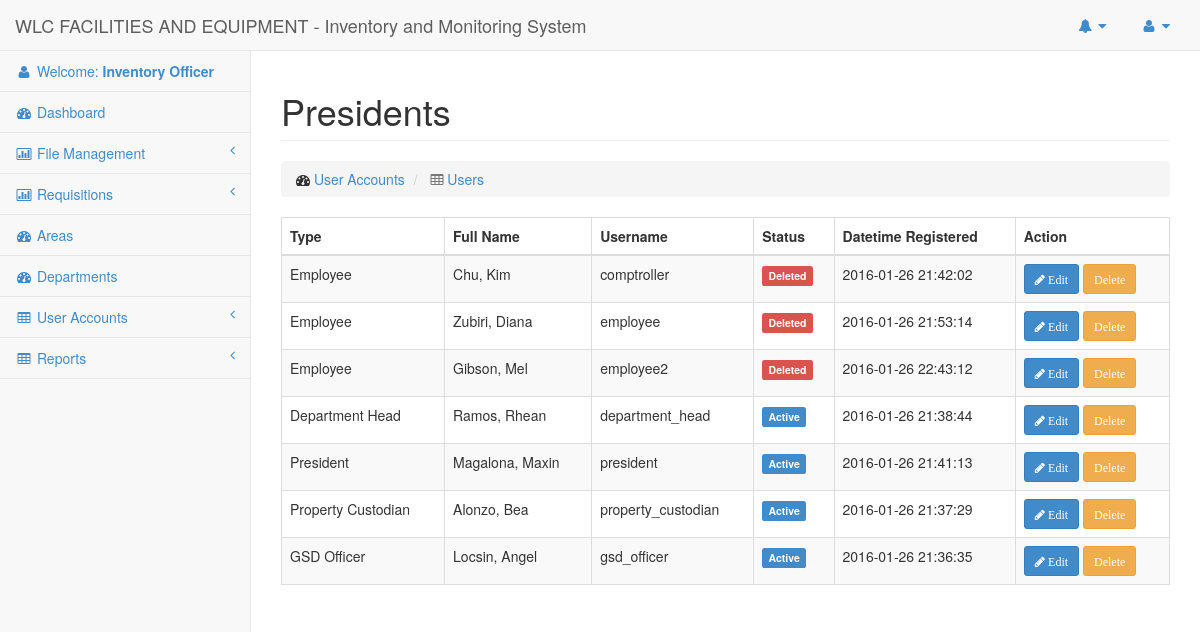
The app's page /Pages/Users/list.php (signed in) with its own data.
### tables this page shows
CREATE TABLE `users` (
  `id` int(50) NOT NULL AUTO_INCREMENT,
  `email` varchar(100) NOT NULL,
  `password` varchar(100) NOT NULL,
  `lastname` varchar(100) NOT NULL,
  `firstname` varchar(100) NOT NULL,
  `middlename` varchar(50) NOT NULL,
  `status` enum('Active','Inactive','Deleted') NOT NULL,
  `type` varchar(30) NOT NULL,
  `datetime_added` datetime NOT NULL,
  `datetime_updated` varchar(45) NOT NULL,
  `datetime_deleted` varchar(45) NOT NULL,
  `department_id` int(11) NOT NULL,
  PRIMARY KEY (`id`),
  UNIQUE KEY `user_id` (`id`),
  UNIQUE KEY `user_id_2` (`id`),
  UNIQUE KEY `user_id_3` (`id`)
);

### Config/DbConnection.php (called while the page is built, shortened)
<?php
Class DbConnection{
	private static $_instance;
	public static function connect() {
		if(!self::$_instance) {
			self::$_instance = new self();
		}
		return self::$_instance;
	}
	private function __construct() {
		$this->_connection = new mysqli(Constant::DB_HOST, Constant::DB_USER,
			Constant::DB_PASS, Constant::DB_NAME);
	}
	public function getConnection() {
		return $this->_connection;
	}
}

### Repositories/Base.php (called while the page is built, shortened)
<?php
Class Base {
	public $connection = '';
	public function __construct()
	{
		$this->connection = DbConnection::connect()->getConnection();
	}
	public function getAll($columns = null, $where = null)
	{
		$sql = '';
		if ($columns) {
			$sql = 'SELECT '.implode(',', $columns).' FROM '.$this->table;
		} else {
			$sql = 'SELECT * FROM '.$this->table;
		}
		$data = $this->connection->query($sql);
		return $data;
	}
}
?>

### Utilities/RequesterUtility.php (called while the page is built)
<?php
Class RequesterUtility
{
	public static function getFullName($data)
	{
		return ucwords($data['user_lastname']).', '.ucwords($data['user_firstname']).' ';
	}
}

### Core/Link.php (called while the page is built)
<?php
Class Link
{
	public static function createUrl($url)
	{
		return 'http://'.$_SERVER['HTTP_HOST'].'/'.$url;
	}
}

### Pages/Users/list.php (the view, shortened to what this page needs)
<?php
$userObj = new User();
?>
  <div class="row">
      <div class="col-lg-12">
          <h1 class="page-header">Presidents</h1>
          <ol class="breadcrumb">
              <li>
                  <i class="fa fa-dashboard"></i>  <a href="#">User Accounts</a>
              </li>
              <li class='active'>
                  <i class="fa fa-table"></i>  <a href="#">Users</a>
              </li>
          </ol>
      </div>
  </div>
  <div class="row">
    <div class="col-md-12">
      <div class="table-responsive">
        <?php
            $result = $userObj->getAll([
                'id',
                'email',
                'firstname as user_firstname',
                'middlename',
                'lastname as user_lastname',
                'status',
                'datetime_added',
                'type'
              ], []);
        ?>
        <table class="table table-striped table-hover table-bordered">
          <thead>
              <tr id='th'>
                <th> Type </th>
                <th> Full Name </th>
                <th> Username </th>
                <th> Status </th>
                <th> Datetime Registered </th>
                <th> Action </th>
              </tr>
          </thead>
          <tbody>
            <?php if ($result && 0 != $result->num_rows) { ?>
                <?php  while ($user = $result->fetch_assoc()) { ?>
                  <?php if ($user['type'] != Constant::USER_INVENTORY_OFFICER): ?>
                    <tr>
                      <td><?php echo $user['type']; ?></td>
                      <td><?php echo RequesterUtility::getFullName($user); ?></td>
                      <td><?php echo $user['email']; ?></td>
                      <td><?php echo UserUtility::formatStatus($user['status']); ?></td>
                      <td><?php echo $user['datetime_added']; ?></td>
                      <td>
                          <a href="<?php echo Link::createUrl('Pages/Users/update.php?user='.$user['id']); ?>" class='btn btn-sm btn-primary'>
                            <i class='fa fa-pencil'> Edit</i>
                          </a>
                          <a href="<?php echo Link::createUrl('Pages/Users/delete.php?user='.$user['id']); ?>" class='btn btn-sm btn-warning'>
                            <i class='fa fa-delete'>Delete</i>
                          </a>
                      </td>
                    </tr>
                  <?php endif ?>
                <?php } ?>
            <?php } ?>
          </tbody>
        </table>
      </div>
    </div>
  </div>

### Utilities/UserUtility.php (shortened to what this page needs)
<?php
class UserUtility
{
	public static function formatStatus($status)
	{
		if ($status == Constant::USER_ACTIVE) {
			return '<label class="label label-primary">Active</label>';
		} else if ($status == Constant::USER_DELETED) {
			return '<label class="label label-danger">Deleted</label>';
		}
	}
}

### css/sb-admin-2.css (style rules this page uses)
body { background-color: #f8f8f8; }

### records on screen
users: type "Employee", RequesterUtility::getFullName($user) "Chu, Kim", email "comptroller", status "Deleted", datetime_added "2016-01-26 21:42:02"
users: type "Employee", RequesterUtility::getFullName($user) "Zubiri, Diana", email "employee", status "Deleted", datetime_added "2016-01-26 21:53:14"
users: type "Employee", RequesterUtility::getFullName($user) "Gibson, Mel", email "employee2", status "Deleted", datetime_added "2016-01-26 22:43:12"
users: type "Department Head", RequesterUtility::getFullName($user) "Ramos, Rhean", email "department_head", status "Active", datetime_added "2016-01-26 21:38:44"
users: type "President", RequesterUtility::getFullName($user) "Magalona, Maxin", email "president", status "Active", datetime_added "2016-01-26 21:41:13"
users: type "Property Custodian", RequesterUtility::getFullName($user) "Alonzo, Bea", email "property_custodian", status "Active", datetime_added "2016-01-26 21:37:29"
users: type "GSD Officer", RequesterUtility::getFullName($user) "Locsin, Angel", email "gsd_officer", status "Active", datetime_added "2016-01-26 21:36:35"

### other values on screen
$_SESSION['type'] "Inventory Officer"
